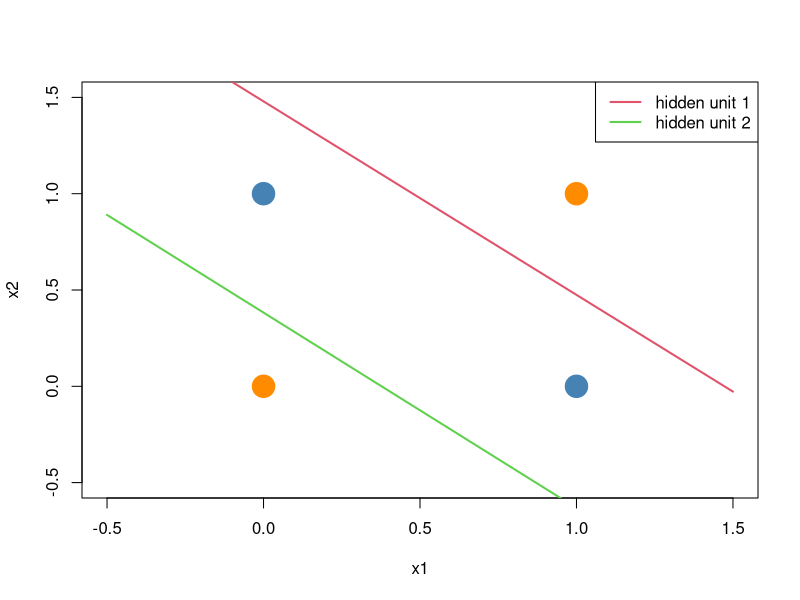
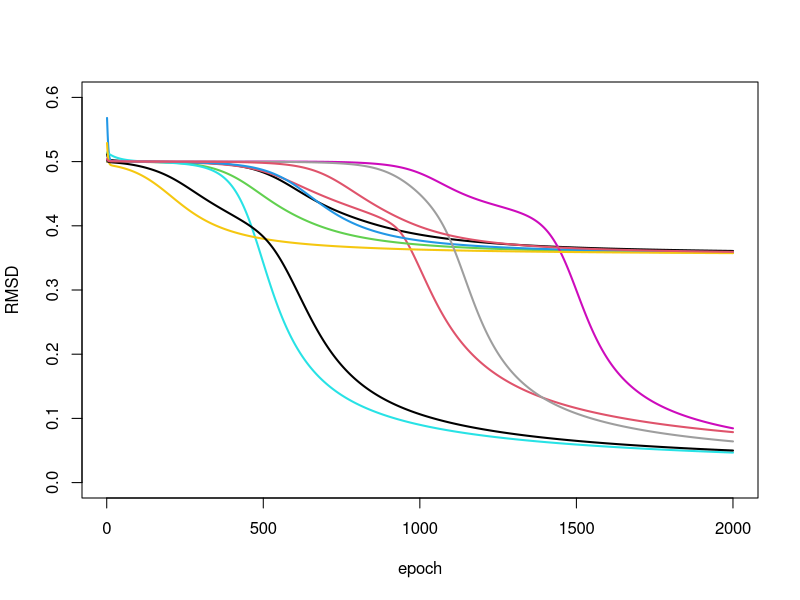
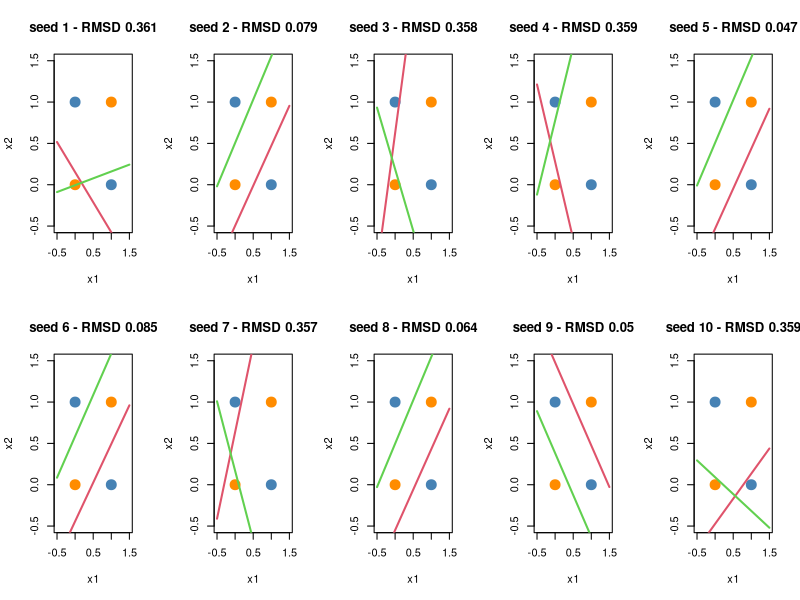
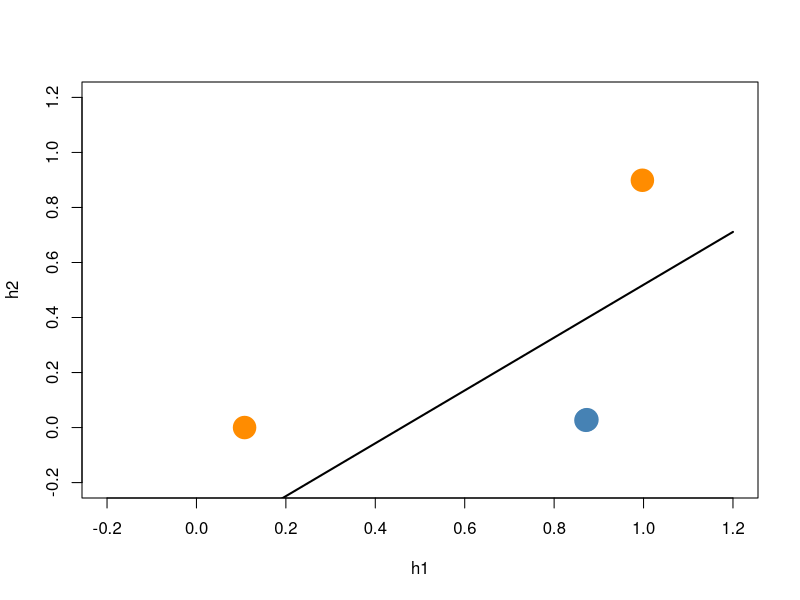

Write the R code that produced these figures, in order.
## ---- chunk 1
knitr::opts_chunk$set(warning = FALSE)
## ---- chunk 2
# Every combination of 3 binary inputs (2^3 = 8 rows), same idea as the lecture's xor_data
# but with one more input column.
parity_data <- expand.grid(x1 = c(0, 1), x2 = c(0, 1), x3 = c(0, 1))
parity_data$category <- (parity_data$x1 + parity_data$x2 + parity_data$x3) %% 2  # 1 if the sum is odd
parity_data
## ---- chunk 3
sigmoid <- function(x) {
  1 / (1 + exp(-x))
}

forward <- function(x, W1, b1, w2, b2) {
  h <- sigmoid(W1 %*% x + b1)
  output <- sigmoid(sum(w2 * h) + b2)
  list(h = as.vector(h), output = output)
}
## ---- chunk 4
forward(x = c(1, 1), W1 = matrix(c(1, 1), nrow = 1), b1 = 0, w2 = 1, b2 = 0)
## ---- chunk 5
train_network <- function(X, y, n_hidden, seed, lr = 0.5, n_epochs = 2000) {
  set.seed(seed)
  X <- as.matrix(X)
  n_inputs <- ncol(X)

  # random starting weights, sized from n_hidden and n_inputs -- not hardcoded
  W1 <- matrix(rnorm(n_hidden * n_inputs, sd = 1), nrow = n_hidden)
  b1 <- rep(0, n_hidden)
  w2 <- rnorm(n_hidden, sd = 1)
  b2 <- 0

  loss_history <- numeric(n_epochs)
  for (epoch in 1:n_epochs) {
    for (i in 1:nrow(X)) {
      x <- X[i, ]; target <- y[i]
      fwd <- forward(x, W1, b1, w2, b2)
      h <- fwd$h; output <- fwd$output

      delta_out <- (target - output) * output * (1 - output)      # same delta rule as the lecture
      delta_hidden <- delta_out * w2 * h * (1 - h)                 # same backward-blame formula

      # outer(delta_hidden, x) updates every entry of W1 in one line -- it's the
      # same by-hand update from the lecture's worked example, just generalized to
      # however many hidden units there are, instead of writing out 4 fixed lines:
      #   for each hidden unit i, for each input j:
      #     W1[i, j] <- W1[i, j] + lr * delta_hidden[i] * x[j]
      W1 <- W1 + lr * outer(delta_hidden, x)
      b1 <- b1 + lr * delta_hidden
      w2 <- w2 + lr * delta_out * h
      b2 <- b2 + lr * delta_out
    }
    predictions <- numeric(nrow(X))                      # one prediction per row of the data
    for (i in 1:nrow(X)) {
      predictions[i] <- forward(X[i, ], W1, b1, w2, b2)$output
    }
    loss_history[epoch] <- sqrt(mean((y - predictions)^2))
  }
  list(W1 = W1, b1 = b1, w2 = w2, b2 = b2, loss_history = loss_history)
}
## ---- chunk 6
x1 <- c(0, 0, 1, 1); x2 <- c(0, 1, 0, 1); category <- c(0, 1, 1, 0)
xor_data <- data.frame(x1, x2, category)

fit_1hidden <- train_network(X = xor_data[, c("x1","x2")], y = xor_data$category,
                              n_hidden = 1, seed = 1)
fit_1hidden$loss_history[2000]
## ---- chunk 7
xor_runs <- list()
xor_final_losses <- numeric(10)
for (seed in 1:10) {
  xor_runs[[seed]] <- train_network(xor_data[, c("x1","x2")], xor_data$category, n_hidden = 2, seed = seed)
  xor_final_losses[seed] <- xor_runs[[seed]]$loss_history[2000]
}
round(xor_final_losses, 4)

chosen_xor <- xor_runs[[9]]          # the run from seed 9
chosen_xor$loss_history[2000]
## ---- chunk 8
plot(xor_data$x1, xor_data$x2, pch = 19, cex = 3,
     col = ifelse(xor_data$category == 1, "steelblue", "darkorange"),
     xlab = "x1", ylab = "x2", xlim = c(-0.5, 1.5), ylim = c(-0.5, 1.5))
x_seq <- seq(-0.5, 1.5, length.out = 100)
for (i in 1:2) {
  y_line <- -(chosen_xor$W1[i, 1] * x_seq + chosen_xor$b1[i]) / chosen_xor$W1[i, 2]
  lines(x_seq, y_line, col = i + 1, lwd = 2)
}
legend("topright", legend = c("hidden unit 1", "hidden unit 2"), col = c(2, 3), lwd = 2)
## ---- chunk 9
plot(xor_runs[[1]]$loss_history, type = "l", lwd = 2, col = 1, ylim = c(0, 0.6),
     xlab = "epoch", ylab = "RMSD")
for (seed in 2:10) {
  lines(xor_runs[[seed]]$loss_history, lwd = 2, col = seed)
}
## ---- chunk 10
par(mfrow = c(2, 5))
for (r in 1:10) {
  fit <- xor_runs[[r]]
  plot(xor_data$x1, xor_data$x2, pch = 19, cex = 2,
       col = ifelse(xor_data$category == 1, "steelblue", "darkorange"),
       xlab = "x1", ylab = "x2", xlim = c(-0.5, 1.5), ylim = c(-0.5, 1.5),
       main = paste("seed", r, "- RMSD", round(xor_final_losses[r], 3)))
  for (i in 1:2) {
    y_line <- -(fit$W1[i, 1] * x_seq + fit$b1[i]) / fit$W1[i, 2]
    lines(x_seq, y_line, col = i + 1, lwd = 2)
  }
}
par(mfrow = c(1, 1))
## ---- chunk 11
for (r in 1:10) {
  fit <- xor_runs[[r]]
  slopes <- numeric(2)
  for (i in 1:2) {
    slopes[i] <- -fit$W1[i, 1] / fit$W1[i, 2]
  }
  cat("seed", r, " RMSD", round(xor_final_losses[r], 3), " slopes:", round(slopes, 2), "\n")
}
## ---- chunk 12
H <- matrix(0, nrow = 4, ncol = 2)       # one row per input pattern, one column per hidden unit
for (i in 1:4) {
  x_i <- c(xor_data$x1[i], xor_data$x2[i])
  H[i, ] <- forward(x_i, chosen_xor$W1, chosen_xor$b1, chosen_xor$w2, chosen_xor$b2)$h
}
data.frame(xor_data, h1 = round(H[, 1], 2), h2 = round(H[, 2], 2))
## ---- chunk 13
plot(H[, 1], H[, 2], pch = 19, cex = 3,
     col = ifelse(xor_data$category == 1, "steelblue", "darkorange"),
     xlab = "h1", ylab = "h2", xlim = c(-0.2, 1.2), ylim = c(-0.2, 1.2))
h1_seq <- seq(-0.2, 1.2, length.out = 100)
lines(h1_seq, -(chosen_xor$w2[1] * h1_seq + chosen_xor$b2) / chosen_xor$w2[2], lwd = 2)
## ---- chunk 14
parity_runs <- list()
parity_final_losses <- numeric(10)
for (seed in 1:10) {
  parity_runs[[seed]] <- train_network(parity_data[, c("x1","x2","x3")], parity_data$category, n_hidden = 2, seed = seed)
  parity_final_losses[seed] <- parity_runs[[seed]]$loss_history[2000]
}
best_parity <- parity_runs[[which.min(parity_final_losses)]]
round(parity_final_losses, 4)
best_parity$loss_history[2000]
## ---- chunk 15
single_run_success <- function(n_hidden, n_runs = 20) {
  successes <- logical(n_runs)           # one TRUE/FALSE per run
  for (s in 1:n_runs) {
    fit <- train_network(parity_data[, c("x1","x2","x3")], parity_data$category,
                         n_hidden = n_hidden, seed = s)
    successes[s] <- fit$loss_history[2000] < 0.15   # TRUE if this run got below 0.15
  }
  mean(successes)                        # fraction of the runs that succeeded
}

single_run_success(n_hidden = 2)
## ---- chunk 16
single_run_success(n_hidden = 2, n_runs = 20)
## ---- chunk 17
fit_4hidden <- train_network(parity_data[, c("x1","x2","x3")], parity_data$category, n_hidden = 4, seed = 1)
fit_4hidden$loss_history[2000]   # should be below 0.15; if not, try another seed
round(fit_4hidden$W1, 2)
round(fit_4hidden$b1, 2)
